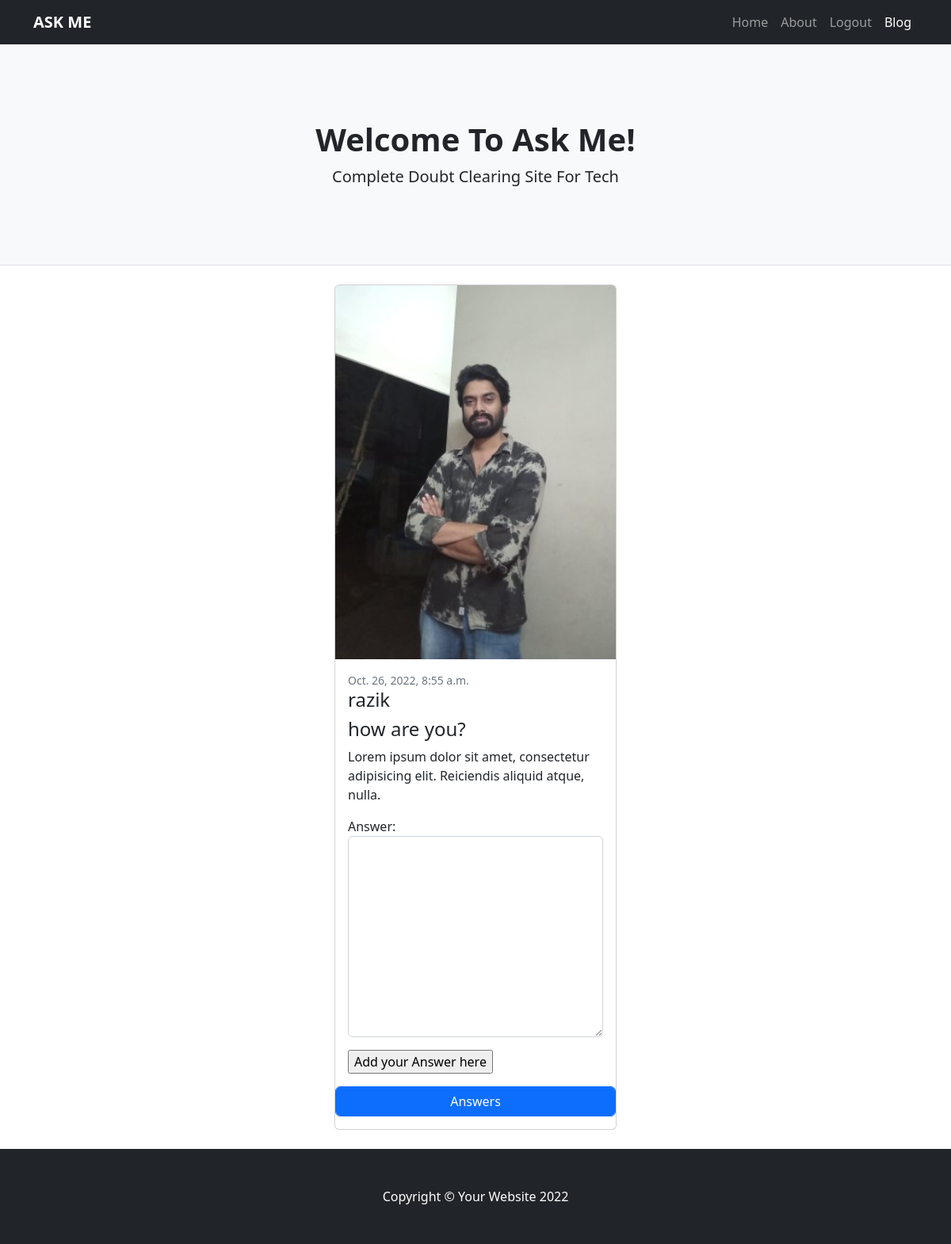
The app's page /questions/4/detail (signed in) with its own data.
### doubts/models.py (models this page shows, shortened)
class Questions(models.Model):
    question = models.CharField(max_length=500)
    user = models.ForeignKey(MyUser,on_delete=models.CASCADE)
    image = models.ImageField(null=True,upload_to="Q-images",blank=True)
    created_date = models.DateTimeField(auto_now_add=True)
    is_active = models.BooleanField(default = True)
    @property
    def fetch_answers(self):
        answers = self.answers_set.all().annotate(u_count = Count('upvote')).order_by('-u_count')
        return answers

class MyUser(AbstractUser):
    phone = models.CharField(max_length=200)
    profile_pic = models.ImageField(upload_to="profilepics",null=True)

### doubts/views.py (the view)
# urls.py: path("questions/<int:id>/detail",QuestionDetailView.as_view(),name = "detail"),
@method_decorator(decs,name="dispatch")
class QuestionDetailView(DetailView,FormView):
    model = Questions
    template_name = "question-detail.html"
    pk_url_kwarg = "id"
    context_object_name = "question"
    form_class = AnswerForm

### doubts/forms.py
class AnswerForm(forms.Form):
    answer = forms.CharField(widget=forms.Textarea(attrs={"class":"form-control"}))

### doubts/views.py (called while the page is built)
def signin_reqiured(fn):
    def wrapper(request,*args,**kwargs):
        if not request.user.is_authenticated:
            return redirect("signin")
        else:
            return fn(request,*args,**kwargs)
    return wrapper

### doubts/templates/question-detail.html (shortened to what this page needs)
{%extends 'base.html'%}
{%block body_block%}
<div class="container">
    <div class="row">
        <div class="col-4"></div>
        <div class="col-4">
            <div class="card mb-4">
                {%if question.image%}
                <a href="#!"><img class="card-img-top" src="{{question.image.url}}" alt="..." /></a>
                {%endif%}
                <div class="card-body">
                    <div class="small text-muted">{{question.created_date}}</div>
                    <h6 class="card-title h4">{{question.user}}</h6>
                    <h2 class="card-title h4">{{question.question}}</h2>
                    <p class="card-text">Lorem ipsum dolor sit amet, consectetur adipisicing elit. Reiciendis aliquid atque, nulla.</p>
                    <form action="{%url 'answer' question.id%}" method="post">
                        {{form.as_p}}
                        <input type="submit" value="Add your Answer here" class="btn-btn-primary">
                    </form>
                </div>
                <p>
                    <button class="btn btn-primary form-control" type="button" data-bs-toggle="collapse" data-bs-target="#collapseExample" aria-expanded="false" aria-controls="collapseExample">
                     Answers
                    </button>
                  </p>
            </div>
        </div>
        <div class="col-4"></div>
    </div>
</div>
{%endblock%}

### records on screen
Questions: image (picture), created_date "Oct. 26, 2022, 8:55 a.m.", user "razik", question "how are you?"
